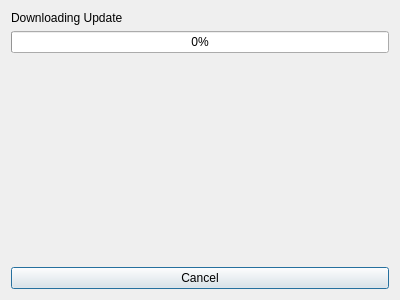
<?xml version="1.0" encoding="UTF-8"?>
<ui version="4.0">
 <class>Updater</class>
 <widget class="QDialog" name="Updater">
  <property name="geometry">
   <rect>
    <x>0</x>
    <y>0</y>
    <width>400</width>
    <height>300</height>
   </rect>
  </property>
  <property name="windowTitle">
   <string>Updater</string>
  </property>
  <layout class="QGridLayout" name="gridLayout">
   <item row="0" column="0">
    <widget class="QLabel" name="progressLabel">
     <property name="text">
      <string>Downloading Update</string>
     </property>
    </widget>
   </item>
   <item row="1" column="0">
    <widget class="QProgressBar" name="progressBar">
     <property name="value">
      <number>0</number>
     </property>
    </widget>
   </item>
   <item row="3" column="0">
    <widget class="QPushButton" name="cancelButton">
     <property name="text">
      <string>Cancel</string>
     </property>
    </widget>
   </item>
   <item row="2" column="0">
    <spacer name="verticalSpacer">
     <property name="orientation">
      <enum>Qt::Vertical</enum>
     </property>
     <property name="sizeHint" stdset="0">
      <size>
       <width>20</width>
       <height>40</height>
      </size>
     </property>
    </spacer>
   </item>
  </layout>
 </widget>
 <resources/>
 <connections>
  <connection>
   <sender>cancelButton</sender>
   <signal>clicked()</signal>
   <receiver>Updater</receiver>
   <slot>close()</slot>
   <hints>
    <hint type="sourcelabel">
     <x>199</x>
     <y>273</y>
    </hint>
    <hint type="destinationlabel">
     <x>199</x>
     <y>149</y>
    </hint>
   </hints>
  </connection>
 </connections>
</ui>
